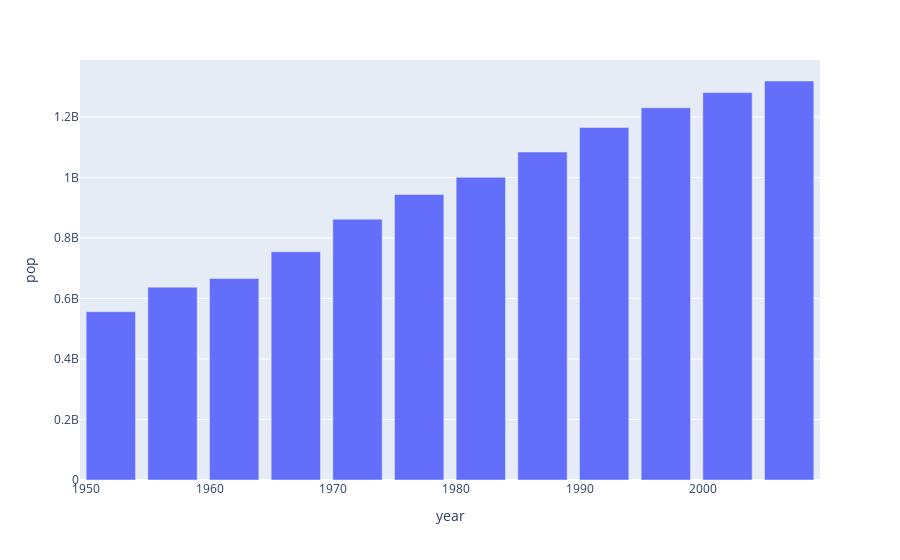

Notebook cell for this chart:
### Code cell
px.bar(cdf, x="year", y="pop")

### Figure 1 — Plotly figure (JSON) as saved in the notebook; plotly's stock layout.template omitted (floating-point values rounded to 4 significant figures)
{"data": [{"alignmentgroup": "True", "hovertemplate": "year=%{x}<br>pop=%{y}<extra></extra>", "legendgroup": "", "marker": {"color": "#636efa", "pattern": {"shape": ""}}, "name": "", "offsetgroup": "", "orientation": "v", "showlegend": false, "textposition": "auto", "type": "bar", "x": [1952, 1957, 1962, 1967, 1972, 1977, 1982, 1987, 1992, 1997, 2002, 2007], "xaxis": "x", "y": [556263527, 637408000, 665770000, 754550000, 862030000, 943455000, 1000281000, 1084035000, 1164970000, 1230075000, 1280400000, 1318683096], "yaxis": "y"}], "layout": {"barmode": "relative", "legend": {"tracegroupgap": 0}, "margin": {"t": 60}, "xaxis": {"anchor": "y", "domain": [0, 1], "title": {"text": "year"}}, "yaxis": {"anchor": "x", "domain": [0, 1], "title": {"text": "pop"}}}}
